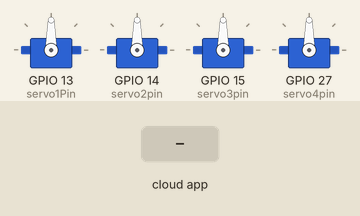
Simulated run of this sketch. Board: ESP32-S2. Shown: 4 × servo. The test bench sets the inputs (shaded band). WiFi joins after 1.5 s; servers stay silent unless stated; no MQTT or app messages arrive unless stated; what the sketch prints to the serial monitor is not drawn.

Above: at 2.7 s.
2.8 s: the phone or cloud app sets Deploy to 0
At 3.1 s:
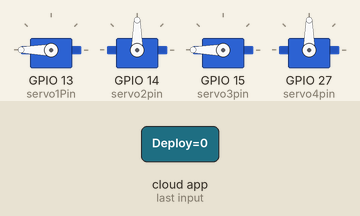
4.3 s: the phone or cloud app sets Shut to 0
At 5.5 s:
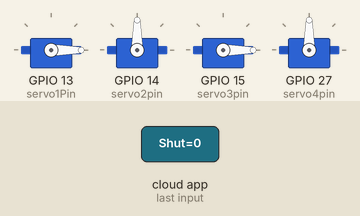
5.8 s: the phone or cloud app sets Deploy to 1
At 6.6 s:
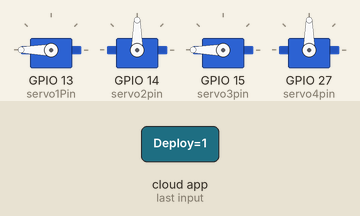
7.3 s: the phone or cloud app sets Shut to 1
At 7.7 s:
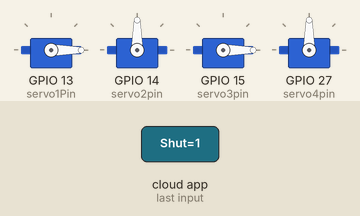
Timing chart, 0 to 9.8 s (numbered marks = the images above; inputs shaded):
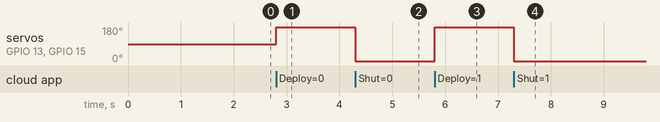

The sketch:

Deploy.ino
```cpp
#include <ESP32Servo.h>
#include "Adafruit_MQTT.h"
#include "WiFiClientSecure.h"
#include "Adafruit_MQTT_Client.h"
#include <WiFi.h>
#include <HTTPClient.h>

//#define Servo_Pin           18
//#define RedLed           D2

const char* ssid = "Nintendo";
const char* password = "11111111";

const String endpoint = "http://api.openweathermap.org/data/2.5/weather?q=Pimpri,IN&APPID=";
const String key = "b4926eeb19ee7f544ee13e00e138698f";

//#define WLAN_SSID       "Nintendo"             // Your SSID
//#define WLAN_PASS       "11111111"        // Your password

/********* Adafruit.io Setup ***********/

#define AIO_SERVER      "io.adafruit.com" //Adafruit Server
#define AIO_SERVERPORT  1883
#define AIO_USERNAME    "ashishhande"            // Username
#define AIO_KEY         "aio_QUnM23JBRrgjTcHtoBccZEcDMGKN"   // Auth Key

//WIFI CLIENT
WiFiClient client;

Adafruit_MQTT_Client mqtt(&client, AIO_SERVER, AIO_SERVERPORT, AIO_USERNAME, AIO_KEY);

Adafruit_MQTT_Subscribe Servo_Deploy = Adafruit_MQTT_Subscribe(&mqtt, AIO_USERNAME"/feeds/Deploy"); // Feeds name should be same everywhere
Adafruit_MQTT_Subscribe Servo_Shut = Adafruit_MQTT_Subscribe(&mqtt, AIO_USERNAME "/feeds/Shut");
Adafruit_MQTT_Publish Weather_For = Adafruit_MQTT_Publish(&mqtt, AIO_USERNAME "/feeds/Weather");


void MQTT_connect();

Servo servo1;
Servo servo2;
Servo servo3;
Servo servo4;


// Published values for SG90 servos; adjust if needed
int minUs = 1000;
int maxUs = 2000;

// These are all GPIO pins on the ESP32
// Recommended pins include 2,4,12-19,21-23,25-27,32-33
// for the ESP32-S2 the GPIO pins are 1-21,26,33-42
int servo1Pin = 13;
int servo2pin = 14;
int servo3pin = 15;
int servo4pin = 27;

int pos = 0; // position in degrees
//int anglestep = 1;
//ESP32PWM pwm;

void setup() {
  Serial.begin(115200);
    // Allow allocation of all timers
//  ESP32PWM::allocateTimer(0);
//  ESP32PWM::allocateTimer(1);
//  ESP32PWM::allocateTimer(2);
//  ESP32PWM::allocateTimer(3);
// Serial.begin(115200);
//  servo1.setPeriodHertz(30);
//  servo2.setPeriodHertz(50);
//  servo3.setPeriodHertz(30);
//  servo4.setPeriodHertz(50);// Standard 50hz servo

  servo1.attach(servo1Pin, minUs, maxUs);
  servo2.attach(servo2pin, minUs, maxUs);
  servo3.attach(servo3pin, minUs, maxUs);
  servo4.attach(servo4pin, minUs, maxUs);

//  servo1.write(0);
//  servo2.write(180);
//  servo3.write(0);
//  servo4.write(180);

  //servo.attach(Servo_Pin);
  //pinMode(RedLed, OUTPUT);


  // Connect to WiFi access point.
  Serial.println(); Serial.println();
  Serial.print("Connecting to ");
  Serial.println(ssid);

  WiFi.begin(ssid, password);
  while (WiFi.status() != WL_CONNECTED) {
    delay(500);
    Serial.print(".");
  }
  Serial.println();

  Serial.println("WiFi connected");
  Serial.println("IP address: ");
  Serial.println(WiFi.localIP());

  mqtt.subscribe(&Servo_Deploy);
  mqtt.subscribe(&Servo_Shut);

}

void loop()
{


  MQTT_connect();
//    if ((WiFi.status() == WL_CONNECTED)) { //Check the current connection status
//
//    HTTPClient http;
//
//    http.begin(endpoint + key); //Specify the URL
//    int httpCode = http.GET();  //Make the request
//    String payload = http.getString();
//
//     // Weather_For.publish(httpCode);
//
//
//
//    if (httpCode > 0) { //Check for the returning code
//
//
//
//        Serial.println(httpCode);
//        Serial.println(payload);
//
//      }
//
//    else {
//      Serial.println("Error on HTTP request");
//    }
//
//
//
//    http.end(); //Free the resources
//
//
//  }


//  delay(1000);


  Adafruit_MQTT_Subscribe *subscription;
  while ((subscription = mqtt.readSubscription()))
 {
    if (subscription == &Servo_Deploy)
    {
  for (pos = 0; pos <= 180; pos += 1)
  { // sweep from 0 degrees to 180 degrees
    // in steps of 1 degree
    servo1.write(pos);
    servo3.write(pos);

  }
    delay(1000);

//  for (pos = 100; pos >= 45; pos += 1)
//  { // sweep from 0 degrees to 180 degrees
//    // in steps of 1 degree
//    servo2.write(pos);
//    servo4.write(pos);
//    delay(100);
//
//
//  }
    }else


 if(subscription == &Servo_Shut)
    {
//      servo1.detach();
//      servo3.detach();


for (pos = 180; pos >= 0; pos -= 1)
  { // sweep from 0 degrees to 180 degrees
    // in steps of 1 degree
    servo1.write(pos);
    servo3.write(pos);


  }
  delay(1000);
//  for (pos = 180; pos <= 0; pos -= 1)
//  { // sweep from 0 degrees to 180 degrees
//    // in steps of 1 degree
//    servo1.write(pos);
//    servo3.write(pos);
//
//
//    delay(100);
//  }

    }
}
}

void MQTT_connect()
{
  int8_t ret;

  if (mqtt.connected())
  {
    return;
  }

  Serial.print("Connecting to MQTT... ");

  uint8_t retries = 3;

  while ((ret = mqtt.connect()) != 0)
  {
    Serial.println(mqtt.connectErrorString(ret));
    Serial.println("Retrying MQTT connection in 5 seconds...");
    mqtt.disconnect();
    delay(5000);
    retries--;
    if (retries == 0)
    {
      while (1);
    }
  }
  Serial.println("MQTT Connected!");

}
```

Measured:
- after the input at 2.8 s, servo on GPIO 13 (servo1Pin), servo on GPIO 15 (servo3pin): 90° → 180° at once
- after the input at 4.3 s, servo on GPIO 13 (servo1Pin), servo on GPIO 15 (servo3pin): 180° → 0° at once
- after the input at 5.8 s, servo on GPIO 13 (servo1Pin), servo on GPIO 15 (servo3pin): 0° → 180° at once
- after the input at 7.3 s, servo on GPIO 13 (servo1Pin), servo on GPIO 15 (servo3pin): 180° → 0° at once
